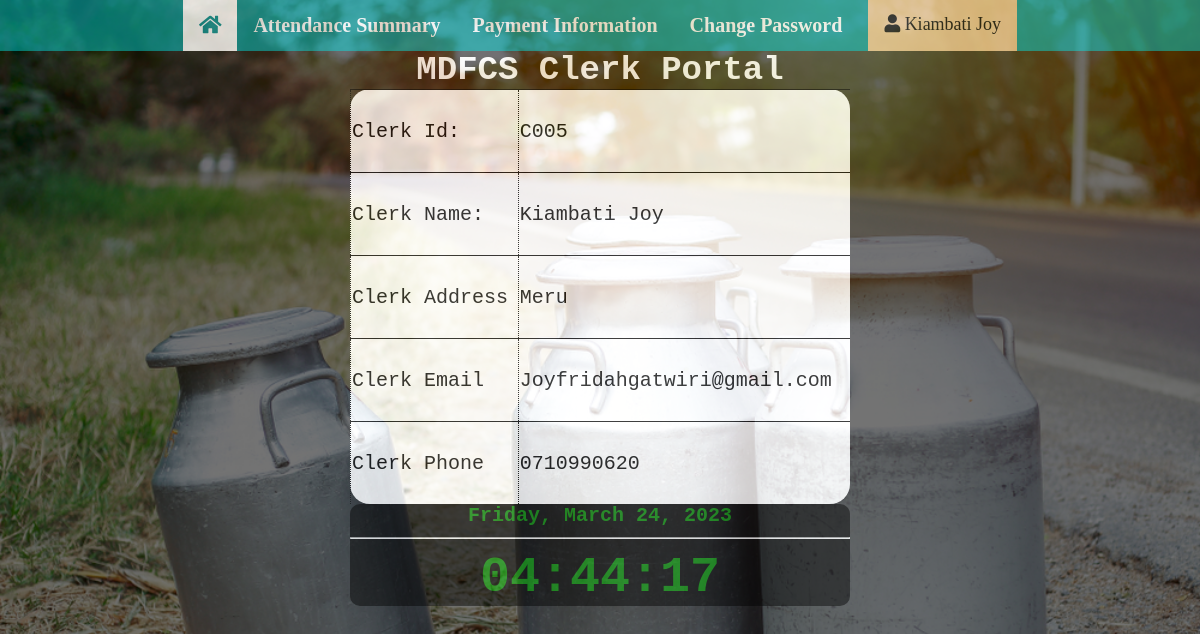
/home (signed in), run on the app's committed database.
### common.py (models this page shows, shortened)
class Clerks(db.Model):
    clerk_id = db.Column(db.String(20), primary_key=True)
    clerk_fname = db.Column(db.String(20))
    clerk_sname = db.Column(db.String(20))
    email = db.Column(db.String(50), nullable=False)
    clerk_address = db.Column(db.String(20))
    clerk_phone = db.Column(db.String(10), unique=True)
    working = db.Column(db.Boolean)

### Clerk Portal.py (the view)
@app.route("/home")
def home():
    if signed_in():
        email = session["email"]
        records = Clerks.query.filter_by(email=email).first()
        return render_template("webhome.html", records=records, title="Home", user=logged_user())
    else:
        return redirect(url_for("clerk_signin"))

### Clerk Portal.py (called while the page is built)
def signed_in():
    if "email" in session:
        email = session["email"]
        user_password = ClerkPortal.query.filter(ClerkPortal.email == email).first().clerk_password
        if user_password == session["clerk_password"]:
            return True
    else:
        return False

def logged_user():
    email = session["email"]
    user = Clerks.query.filter_by(email=email).first()
    sir_name = user.clerk_sname
    first_name = user.clerk_fname
    name = f"{sir_name} {first_name}"
    return name

### templates/webhome.html
{% extends "Clerk_base.html" %}
{% block content %}
<table style="width: 500px;">
    <caption>MDFCS Clerk Portal</caption>
    <tr>
        <td>Clerk Id:</td>
        <td>{{records.clerk_id}} </td>
    </tr>
    <tr>
        <td>Clerk Name:</td>
        <td>{{records.clerk_sname +" "+ records.clerk_fname}} </td>
    </tr>
    <tr>
        <td>Clerk Address</td>
        <td>{{records.clerk_address}} </td>
    </tr>
    <tr>
        <td>Clerk Email</td>
        <td>{{records.email}} </td>
    </tr>
    <tr>
        <td>Clerk Phone</td>
        <td>{{records.clerk_phone}} </td>
    </tr>
</table>
{% endblock %}

### static/base_style.css (style rules this page uses)
html, body { min-height: 100%; }
body { text-align: center; background: rgba(0,0,255,0.5) url("can.png") no-repeat; font-size: 20px; font-family: 'Times New Roman', Times, serif; background-size: cover; opacity: 75%; color-scheme: dark; }
table { border:1px; border-collapse: collapse; border-radius: 20px; margin:auto; width:80%; text-align: left; align-self:center; font-family: 'Courier New', Courier, monospace; background-color: white; }
tr { border-top: 1px solid black; }
td { height: 80px; border-left: 1px dotted black; }
caption { font-size: 34px; font-weight: bold; color:white; }

### data on the page
Clerks: clerk_id "C005", clerk_sname+clerk_fname "Kiambati Joy", clerk_address "Meru", email "Joyfridahgatwiri@gmail.com", clerk_phone "0710990620"

### other printed values
{{ user }} "Kiambati Joy"
